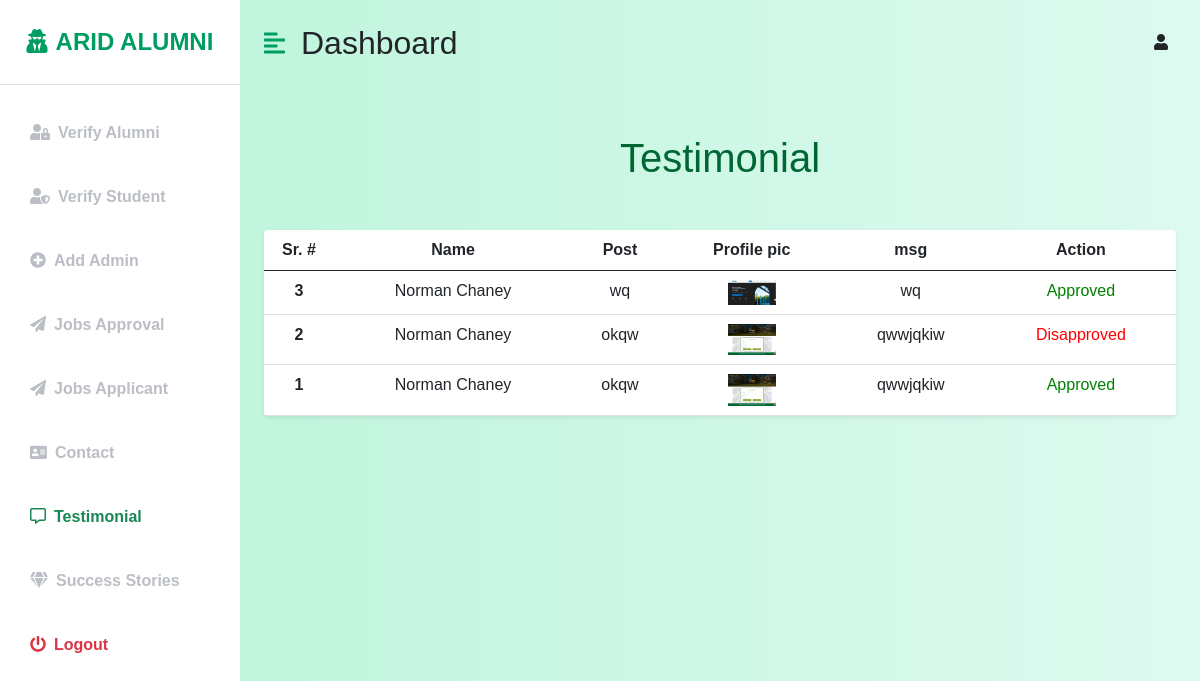
Screenshot of /admin/testimonial.php (signed in) with the database file from the repository.
### tables this page shows
CREATE TABLE `feedback` (
  `id` int NOT NULL,
  `name` varchar(255) NOT NULL,
  `msg` longtext NOT NULL,
  `post` varchar(225) NOT NULL,
  `img` varchar(225) NOT NULL,
  `status` int NOT NULL DEFAULT '1'
);

### admin/testimonial.php (the view, shortened to what this page needs)
<!DOCTYPE html>
<html lang="en">
<head>
    <link href="https://cdn.jsdelivr.net/npm/bootstrap@5.0.0-beta3/dist/css/bootstrap.min.css" rel="stylesheet" />
    <link rel="stylesheet" href="https://cdnjs.cloudflare.com/ajax/libs/font-awesome/5.15.3/css/all.min.css" />
    <link rel="stylesheet" href="styles.css" />
    <link rel="stylesheet" href="admin.css">
</head>
<body>
    <div class="d-flex" id="wrapper">
        <div class="bg-white" id="sidebar-wrapper">
            <div class="sidebar-heading text-center py-4 primary-text fs-4 fw-bold text-uppercase border-bottom"><i
                    class="fas fa-user-secret me-2"></i>ARID ALUMNI</div>
            <div class="list-group list-group-flush my-3">
                <a href="verify_alumni.php"
                    class="list-group-item list-group-item-action bg-transparent second-text fw-bold"><i
                        class="fas fa-user-lock me-2"></i>Verify Alumni</a>
                <a href="verify_student.php"
                    class="list-group-item list-group-item-action bg-transparent second-text fw-bold"><i
                        class="fas fa-user-shield me-2"></i>Verify Student</a>
                <a href="add_admin.php"
                    class="list-group-item list-group-item-action bg-transparent second-text fw-bold"><i
                        class="fas fa-plus-circle me-2"></i>Add Admin</a>
                <a href="job_approve.php"
                    class="list-group-item list-group-item-action bg-transparent second-text fw-bold"><i
                        class="fas fa-paper-plane me-2"></i>Jobs Approval</a>
                        <a href="job_applicant.php"
                    class="list-group-item list-group-item-action bg-transparent second-text fw-bold"><i
                        class="fas fa-paper-plane me-2"></i>Jobs Applicant</a>
                        <a href="contact.php"
                    class="list-group-item list-group-item-action bg-transparent second-text fw-bold"><i
                    style='font-size:15px' class='fas me-2'>&#xf2bb;</i>Contact</a>
                        <a href="testimonial.php"
                    class="list-group-item text-success  list-group-item-action bg-transparent second-text fw-bold"><i
                        class="far fa-comment-alt me-2"></i>Testimonial</a>
                <a href="success-stories.php"
                    class="list-group-item list-group-item-action bg-transparent second-text fw-bold"><i
                    class="fa fa-gem me-2"></i>Success Stories</a>
                <a href="logout.php" class="list-group-item list-group-item-action bg-transparent text-danger fw-bold"><i
                        class="fas fa-power-off me-2"></i>Logout</a>
            </div>
        </div>
        <div id="page-content-wrapper">
            <nav class="navbar navbar-expand-lg navbar-light bg-transparent py-4 px-4">
                <div class="d-flex align-items-center">
                    <i class="fas fa-align-left primary-text fs-4 me-3" id="menu-toggle"></i>
                    <h2 class="fs-2 m-0">Dashboard</h2>
                </div>
                <div class="collapse navbar-collapse" id="navbarSupportedContent">
                    <ul class="navbar-nav ms-auto mb-2 mb-lg-0">
                        <li>
                            <i class="fas fa-user me-2"></i><?php  echo $_SESSION['adminname'] ?>
                        </li>
                    </ul>
                </div>
            </nav>
            <section>
                <div class="container-fluid px-4">
                    <div class="row my-5">
                        <h3 class="admin">Testimonial</h3><br><br><br><br>
                        <div class="col">
                            <table class="table bg-white rounded shadow-sm  table-hover" style="text-align: center;">
                                <thead>
                                    <tr>
                                        <th scope="col" width="70">Sr. #</th>
                                        <th scope="col">Name</th>
                                        <th scope="col">Post</th>
                                        <th scope="col">Profile pic </th>
                                        <th scope="col">msg</th>
                                        <th scope="col">Action</th>
                                    </tr>
                                </thead>
                                <tbody>
                                <?php
   include("include/connection.php");
              $qry = "SELECT * FROM feedback ORDER BY id DESC  ";
              $res = mysqli_query($conn, $qry);
              if (mysqli_num_rows($res)>0) {
               while($a = mysqli_fetch_array($res))
              {
               ?>
                                    <tr>
                                        <th scope="row"><?php echo $a['id'] ?></th>
                                        <td><?php echo $a['name'] ?></td>
                                        <td><?php echo $a['post'] ?></td>
                                        <td><a href="../<?php echo $a['img'] ?>"><img src="../<?php echo $a['img'] ?>" class="img_cnic" alt="id"></a></td>
                                        <td><?php echo $a['msg'] ?></td>
                                        <?php
                                        if ($a['status']==1) {  ?>
                                            <td><a href="custom.php?id=<?php echo $a['id'] ?>&type=fb&status=0&daily=fbapprove"> Approve </a> / <a href="custom.php?id=<?php echo $a['id'] ?>&type=fb&status=2&daily=fbdeny"> Deny </a></td>
                                            <?php     }elseif($a['status']==0){ ?>
                                                <td style="color:green" >Approved</td>
                                         <?php   }else{ ?>
                                                    <td style="color:red" >Disapproved</td>
                                                    <?php   }
                                        ?>
                                    </tr>
                                 <?php }} ?>
                                </tbody>
                            </table>
                        </div>
                    </div>
            </section>
        </div>
    </div>
</body>
</html>

### admin/styles.css (style rules this page uses)
:root { --main-bg-color: #009d63; --main-text-color: #009d63; --second-text-color: #bbbec5; --second-bg-color: #c1efde; }
.primary-text { color: var(--main-text-color); }
.second-text { color: var(--second-text-color); }
#wrapper { overflow-x: hidden; background-image: linear-gradient( to right, #baf3d7, #c2f5de, #cbf7e4, #d4f8ea, #ddfaef ); }
#sidebar-wrapper { min-height: 100vh; margin-left: -15rem; transition: margin 0.25s ease-out; }
#sidebar-wrapper .sidebar-heading { padding: 0.875rem 1.25rem; font-size: 1.2rem; }
#sidebar-wrapper .list-group { width: 15rem; }
#page-content-wrapper { min-width: 100vw; }
#menu-toggle { cursor: pointer; }
.list-group-item { border: none; padding: 20px 30px; }
@media (min-width: 768px) { #sidebar-wrapper { margin-left: 0; } }
@media (min-width: 768px) { #page-content-wrapper { min-width: 0; width: 100%; } }

### admin/admin.css (style rules this page uses)
:root { --lightWhite: rgba(255, 255, 255, 0.856); --heading: #006633; }
body { font-family: Arial, sans-serif; }
.admin { text-align: center; font-size: 2.5rem; color: var(--heading); }
.img_cnic { width: 50px; padding: 1px; }

### rows the page displays
feedback: id "3", name "Norman Chaney", post "wq", img (picture), msg "wq", status "Approved"
feedback: id "2", name "Norman Chaney", post "okqw", img (picture), msg "qwwjqkiw", status "Disapproved"
feedback: id "1", name "Norman Chaney", post "okqw", img (picture), msg "qwwjqkiw", status "Approved"
